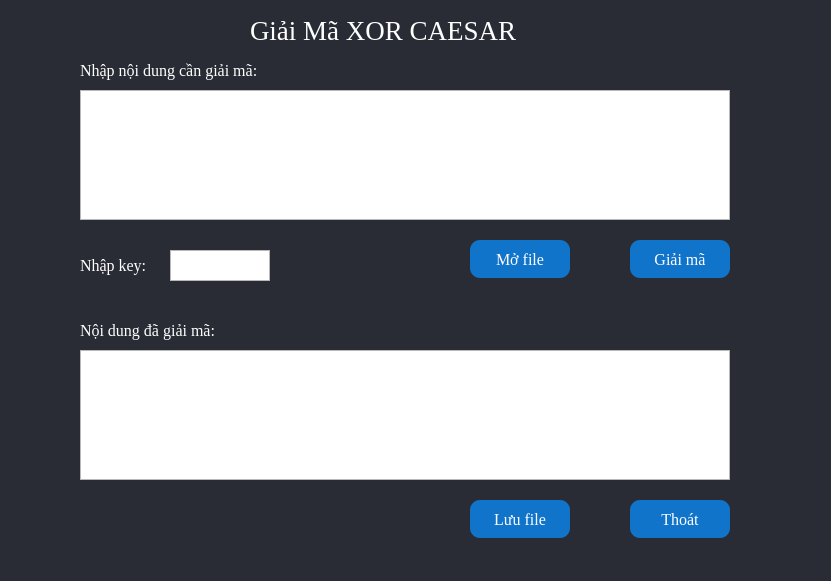
<?xml version="1.0" encoding="UTF-8"?>
<ui version="4.0">
 <class>Form</class>
 <widget class="QWidget" name="Form">
  <property name="geometry">
   <rect>
    <x>0</x>
    <y>0</y>
    <width>831</width>
    <height>581</height>
   </rect>
  </property>
  <property name="windowTitle">
   <string>Form</string>
  </property>
  <property name="styleSheet">
   <string notr="true">#Form{
background-color: #292C35;
color: rgb(255, 255, 255);
}
#btnGiaiMa{
	background-color: #1074CA;
	color: rgb(255, 255, 255);
	border-radius: 10px;
}
#btnOpenFile{
	background-color: #1074CA;
	color: rgb(255, 255, 255);
	border-radius: 10px;
}
#btnSaveFile{
	background-color: #1074CA;
	color: rgb(255, 255, 255);
	border-radius: 10px;

}
#btnClose{
	background-color: #1074CA;
	color: rgb(255, 255, 255);
	border-radius: 10px;

}</string>
  </property>
  <widget class="QTextEdit" name="txtVanBanGoc">
   <property name="geometry">
    <rect>
     <x>80</x>
     <y>350</y>
     <width>650</width>
     <height>130</height>
    </rect>
   </property>
   <property name="font">
    <font>
     <family>Times New Roman</family>
     <pointsize>12</pointsize>
    </font>
   </property>
   <property name="styleSheet">
    <string notr="true">color: rgb(255, 255, 255);
font: 12pt &quot;Times New Roman&quot;;</string>
   </property>
  </widget>
  <widget class="QLabel" name="label_2">
   <property name="geometry">
    <rect>
     <x>80</x>
     <y>60</y>
     <width>221</width>
     <height>21</height>
    </rect>
   </property>
   <property name="font">
    <font>
     <family>Times New Roman</family>
     <pointsize>12</pointsize>
    </font>
   </property>
   <property name="styleSheet">
    <string notr="true">color: rgb(255, 255, 255);</string>
   </property>
   <property name="text">
    <string>Nhập nội dung cần giải mã:</string>
   </property>
  </widget>
  <widget class="QTextEdit" name="txtKey">
   <property name="geometry">
    <rect>
     <x>170</x>
     <y>250</y>
     <width>100</width>
     <height>31</height>
    </rect>
   </property>
   <property name="font">
    <font>
     <family>Times New Roman</family>
     <pointsize>12</pointsize>
    </font>
   </property>
   <property name="styleSheet">
    <string notr="true">color: rgb(255, 255, 255);
font: 12pt &quot;Times New Roman&quot;;</string>
   </property>
  </widget>
  <widget class="QLabel" name="label_3">
   <property name="geometry">
    <rect>
     <x>80</x>
     <y>250</y>
     <width>81</width>
     <height>31</height>
    </rect>
   </property>
   <property name="font">
    <font>
     <family>Times New Roman</family>
     <pointsize>12</pointsize>
    </font>
   </property>
   <property name="styleSheet">
    <string notr="true">color: rgb(255, 255, 255);</string>
   </property>
   <property name="text">
    <string>Nhập key:</string>
   </property>
  </widget>
  <widget class="QLabel" name="label">
   <property name="geometry">
    <rect>
     <x>250</x>
     <y>0</y>
     <width>341</width>
     <height>61</height>
    </rect>
   </property>
   <property name="font">
    <font>
     <family>Times New Roman</family>
     <pointsize>20</pointsize>
     <weight>50</weight>
     <italic>false</italic>
     <bold>false</bold>
    </font>
   </property>
   <property name="styleSheet">
    <string notr="true">color: rgb(255, 255, 255);</string>
   </property>
   <property name="text">
    <string>Giải Mã XOR CAESAR</string>
   </property>
  </widget>
  <widget class="QPushButton" name="btnOpenFile">
   <property name="geometry">
    <rect>
     <x>470</x>
     <y>240</y>
     <width>100</width>
     <height>38</height>
    </rect>
   </property>
   <property name="font">
    <font>
     <family>Times New Roman</family>
     <pointsize>12</pointsize>
    </font>
   </property>
   <property name="text">
    <string>Mở file</string>
   </property>
   <property name="icon">
    <iconset>
     <normaloff>../icon/mo.png</normaloff>../icon/mo.png</iconset>
   </property>
  </widget>
  <widget class="QTextEdit" name="txtCiphertext">
   <property name="geometry">
    <rect>
     <x>80</x>
     <y>90</y>
     <width>650</width>
     <height>130</height>
    </rect>
   </property>
   <property name="styleSheet">
    <string notr="true">color: rgb(255, 255, 255);
font: 12pt &quot;Times New Roman&quot;;</string>
   </property>
  </widget>
  <widget class="QPushButton" name="btnSaveFile">
   <property name="geometry">
    <rect>
     <x>470</x>
     <y>500</y>
     <width>100</width>
     <height>38</height>
    </rect>
   </property>
   <property name="font">
    <font>
     <family>Times New Roman</family>
     <pointsize>12</pointsize>
    </font>
   </property>
   <property name="text">
    <string>Lưu file</string>
   </property>
   <property name="icon">
    <iconset>
     <normaloff>../icon/luufile.png</normaloff>../icon/luufile.png</iconset>
   </property>
   <property name="iconSize">
    <size>
     <width>16</width>
     <height>16</height>
    </size>
   </property>
   <property name="checkable">
    <bool>false</bool>
   </property>
  </widget>
  <widget class="QPushButton" name="btnGiaiMa">
   <property name="geometry">
    <rect>
     <x>630</x>
     <y>240</y>
     <width>100</width>
     <height>38</height>
    </rect>
   </property>
   <property name="font">
    <font>
     <family>Times New Roman</family>
     <pointsize>12</pointsize>
    </font>
   </property>
   <property name="text">
    <string>Giải mã</string>
   </property>
   <property name="icon">
    <iconset>
     <normaloff>../icon/gm_.png</normaloff>../icon/gm_.png</iconset>
   </property>
  </widget>
  <widget class="QLabel" name="label_4">
   <property name="geometry">
    <rect>
     <x>80</x>
     <y>320</y>
     <width>171</width>
     <height>21</height>
    </rect>
   </property>
   <property name="font">
    <font>
     <family>Times New Roman</family>
     <pointsize>12</pointsize>
    </font>
   </property>
   <property name="styleSheet">
    <string notr="true">color: rgb(255, 255, 255);</string>
   </property>
   <property name="text">
    <string>Nội dung đã giải mã:</string>
   </property>
  </widget>
  <widget class="QPushButton" name="btnClose">
   <property name="geometry">
    <rect>
     <x>630</x>
     <y>500</y>
     <width>100</width>
     <height>38</height>
    </rect>
   </property>
   <property name="font">
    <font>
     <family>Times New Roman</family>
     <pointsize>12</pointsize>
    </font>
   </property>
   <property name="text">
    <string>Thoát</string>
   </property>
   <property name="icon">
    <iconset>
     <normaloff>../icon/thoat.png</normaloff>../icon/thoat.png</iconset>
   </property>
   <property name="iconSize">
    <size>
     <width>20</width>
     <height>20</height>
    </size>
   </property>
   <property name="checkable">
    <bool>false</bool>
   </property>
  </widget>
 </widget>
 <resources/>
 <connections/>
</ui>
